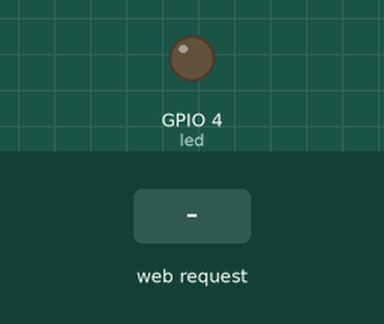
This sketch was run on a simulated ESP32. On the bench: output pins drawn as LEDs (lit = HIGH). Inputs (shaded band) come from the test bench. WiFi joins after 1.5 s; servers stay silent unless stated; what the sketch prints to the serial monitor is not drawn.

Above: at 2.7 s.
2.8 s: HTTP request GET /H received
At 3.9 s:
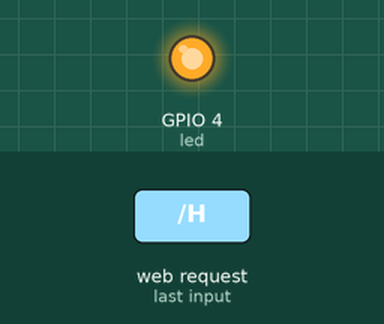
4.3 s: HTTP request GET /L received
At 5.0 s:
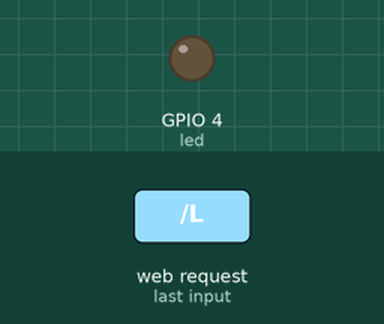
Timing chart, 0 to 7.3 s (numbered marks = the images above; inputs shaded):
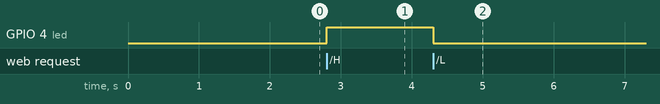

The sketch:

wifi_led_brownout_disabled.ino
```cpp
#include <WiFi.h>
#include "soc/soc.h"
#include "soc/rtc_cntl_reg.h"

const char* ssid     = "Galaxy";      // Enter your network SSID
const char* password = "hello123";      // Enter your network password
int led = 4;                    // Onboard LED
WiFiServer server(80);

void setup()
{
  WRITE_PERI_REG(RTC_CNTL_BROWN_OUT_REG, 0);
    Serial.begin(115200);
    pinMode(led, OUTPUT);      // Set the LED pin mode

    delay(10);

    // We start by connecting to a WiFi network

    Serial.println();
    Serial.println();
    Serial.print("Connecting to ");
    Serial.println(ssid);

    WiFi.begin(ssid, password);

    while (WiFi.status() != WL_CONNECTED) {
        delay(500);
        Serial.print(".");
    }

    Serial.println("");
    Serial.println("WiFi connected.");
    Serial.println("IP address: ");
    Serial.println(WiFi.localIP());

    server.begin();

}

void loop(){
 WiFiClient client = server.available();   // Listen for incoming clients

  if (client) {
    Serial.println("New Client.");
    String currentLine = "";
    while (client.connected()) {
      if (client.available()) {
        char c = client.read();
        Serial.write(c);
        if (c == '\n') {


          if (currentLine.length() == 0) {
            client.println("HTTP/1.1 200 OK");
            client.println("Content-type:text/html");
            client.println();
            client.println("<html>");
            client.println("<head><style>");
            client.println("body { font-size: 24px; text-align: center; margin-top: 50px; }");
            client.println("button { font-size: 18px; padding: 10px 20px; background-color: #4CAF50; color: white; border: none; }");
            client.println("button:hover { background-color: #45a049; }");
            client.println("</style></head>");
            client.println("<body>");
            client.println("<h1>ESP32 LED Control</h1>");
            client.println("<p>Click the buttons below to control the LED on pin 4:</p>");
            client.println("<form action='/H'><button>Turn On</button></form>");
            client.println("<form action='/L'><button>Turn Off</button></form>");
            client.println("</body>");
            client.println("</html>");

            break;
          } else {
            currentLine = "";
          }
        } else if (c != '\r') {
          currentLine += c;
        }

        // Check to see if the client request was "GET /H" or "GET /L":
        if (currentLine.endsWith("GET /H")) {
          digitalWrite(led, HIGH);               // GET /H turns the LED on
        }
        if (currentLine.endsWith("GET /L")) {
          digitalWrite(led, LOW);                // GET /L turns the LED off
        }
      }
    }
    // close the connection:
    client.stop();
    Serial.println("Client Disconnected.");
  }
}
```

Measured:
- after the input at 2.8 s, GPIO 4 (led): LOW → HIGH at once
- after the input at 4.3 s, GPIO 4 (led): HIGH → LOW at once
